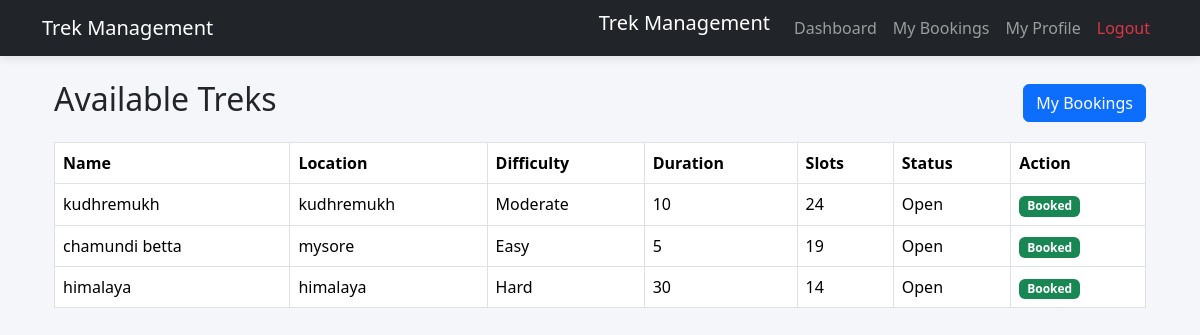
Page /user (signed in) on the committed database.
### application/models.py (models this page shows, shortened)
class Trek(db.Model):
    __tablename__ = "treks"
    id = db.Column(db.Integer, primary_key=True)
    trek_name = db.Column(db.String(100), nullable=False)
    location = db.Column(db.String(100), nullable=False)
    difficulty = db.Column(db.String(20), nullable=False)
    duration = db.Column(db.Integer, nullable=False)
    available_slots = db.Column(db.Integer, nullable=False)
    assigned_staff_id = db.Column(
        db.Integer,
        db.ForeignKey("users.id"),
        nullable=True
    )
    status = db.Column(
        db.String(20),
        default="Pending"
    )
    start_date = db.Column(db.Date, nullable=False)
    end_date = db.Column(db.Date, nullable=False)
    staff = db.relationship("User", backref="assigned_treks")

### app.py (the view)
@app.route("/user")
def user_dashboard():
    if "user_id" not in session:
        return redirect("/login")
    if session["role"] != "user":
        return "Access Denied"
    available_treks = Trek.query.filter_by(
        status="Open"
    ).all()
    my_bookings = Booking.query.filter_by(
        user_id=session["user_id"]
    ).all()
    booked_treks = []
    for booking in my_bookings:
        booked_treks.append(booking.trek_id)
    return render_template(
    "user_dashboard.html",
    available_treks=available_treks,
    booked_treks=booked_treks
    )

### templates/user_dashboard.html (shortened to what this page needs)
{% extends "base.html" %}
{% block content %}
<div class="container mt-4">
    <div class="d-flex justify-content-between align-items-center mb-3">
        <h2>Available Treks</h2>
        <a
            href="{{ url_for('booking_history') }}"
            class="btn btn-primary">
            My Bookings
        </a>
    </div>
    <table class="table table-bordered">
        <thead>
            <tr>
                <th>Name</th>
                <th>Location</th>
                <th>Difficulty</th>
                <th>Duration</th>
                <th>Slots</th>
                <th>Status</th>
                <th>Action</th>
            </tr>
        </thead>
        <tbody>
            {% for trek in available_treks %}
            <tr>
                <td>{{ trek.trek_name }}</td>
                <td>{{ trek.location }}</td>
                <td>{{ trek.difficulty }}</td>
                <td>{{ trek.duration }}</td>
                <td>{{ trek.available_slots }}</td>
                <td>{{ trek.status }}</td>
                <td>
                    {% if trek.id in booked_treks %}
                        <span class="badge bg-success">
                            Booked
                        </span>
                    {% else %}
                        <a
                            href="{{ url_for('book_trek', trek_id=trek.id) }}"
                            class="btn btn-success">
                            Book
                        </a>
                    {% endif %}
                </td>
            </tr>
            {% endfor %}
        </tbody>
    </table>
</div>
{% endblock %}

### static/css/style.css (style rules this page uses)
body { background:#f4f6f9; }

### rows in the picture
Trek: trek_name "kudhremukh", location "kudhremukh", difficulty "Moderate", duration "10", available_slots "24", status "Open", shows "Booked"
Trek: trek_name "chamundi betta", location "mysore", difficulty "Easy", duration "5", available_slots "19", status "Open", shows "Booked"
Trek: trek_name "himalaya", location "himalaya", difficulty "Hard", duration "30", available_slots "14", status "Open", shows "Booked"
